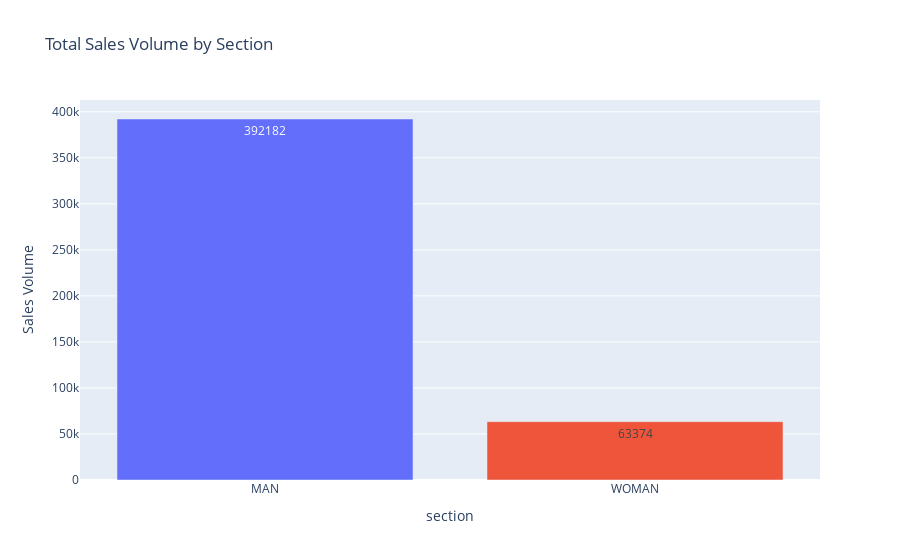

This figure's notebook cell:
### Code cell
import plotly.express as px

fig = px.bar(
    section_sales,
    x="section",
    y="Sales Volume",
    color="section",
    title="Total Sales Volume by Section",
    text="Sales Volume"
)

fig.update_layout(showlegend=False)
fig.show()

### Figure 1 — Plotly figure (JSON) as saved in the notebook; plotly's stock layout.template omitted (floating-point values rounded to 4 significant figures)
{"data": [{"hovertemplate": "section=%{x}<br>Sales Volume=%{text}<extra></extra>", "legendgroup": "MAN", "marker": {"color": "#636efa", "pattern": {"shape": ""}}, "name": "MAN", "orientation": "v", "showlegend": true, "text": [392200.0], "textposition": "auto", "type": "bar", "x": ["MAN"], "xaxis": "x", "y": [392182], "yaxis": "y"}, {"hovertemplate": "section=%{x}<br>Sales Volume=%{text}<extra></extra>", "legendgroup": "WOMAN", "marker": {"color": "#EF553B", "pattern": {"shape": ""}}, "name": "WOMAN", "orientation": "v", "showlegend": true, "text": [63370.0], "textposition": "auto", "type": "bar", "x": ["WOMAN"], "xaxis": "x", "y": [63374], "yaxis": "y"}], "layout": {"barmode": "relative", "legend": {"title": {"text": "section"}, "tracegroupgap": 0}, "showlegend": false, "title": {"text": "Total Sales Volume by Section"}, "xaxis": {"anchor": "y", "categoryarray": ["MAN", "WOMAN"], "categoryorder": "array", "domain": [0, 1], "title": {"text": "section"}}, "yaxis": {"anchor": "x", "domain": [0, 1], "title": {"text": "Sales Volume"}}}}
